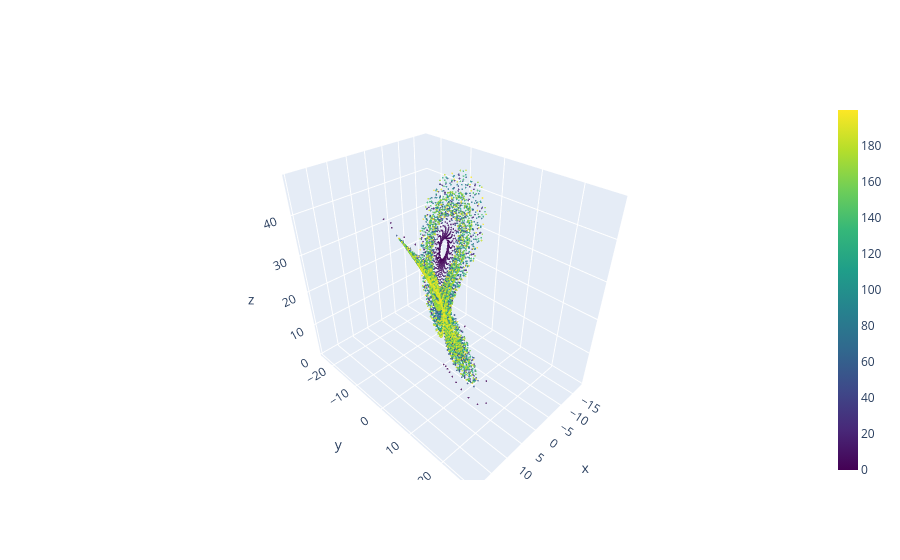

Notebook source saved alongside this figure:
### Code cell
import plotly.graph_objects as go
import numpy as np

stride = 30  #keep 1 in every 30 points
fig = go.Figure(data=[go.Scatter3d(
    x=X[::stride], y=Y[::stride], z=Z[::stride],
    mode='markers', marker=dict(
        size=1,
        color=t[::stride],
        colorscale='Viridis',
        opacity=0.8, colorbar=dict(thickness=20)
    ))])
fig.show()

### Figure 1 — Plotly figure (JSON) as saved in the notebook; plotly's stock layout.template omitted (floating-point values rounded to 4 significant figures; data arrays with more than 128 entries replaced by an {"elided": "..."} marker saying what was removed)
{"data": [{"marker": {"color": {"elided": "6667 float values"}, "colorbar": {"thickness": 20}, "colorscale": [[0, "#440154"], [0.1111, "#482878"], [0.2222, "#3e4989"], [0.3333, "#31688e"], [0.4444, "#26828e"], [0.5556, "#1f9e89"], [0.6667, "#35b779"], [0.7778, "#6ece58"], [0.8889, "#b5de2b"], [1, "#fde725"]], "opacity": 0.8, "size": 1}, "mode": "markers", "type": "scatter3d", "x": {"elided": "6667 float values"}, "y": {"elided": "6667 float values"}, "z": {"elided": "6667 float values"}}], "layout": {}}
